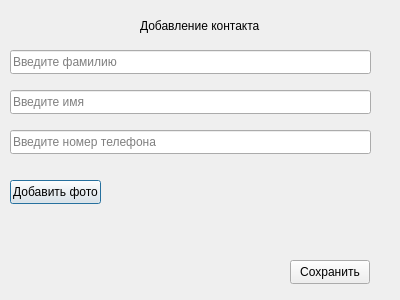
<?xml version="1.0" encoding="UTF-8"?>
<ui version="4.0">
 <class>AddContactDialog</class>
 <widget class="QDialog" name="AddContactDialog">
  <property name="geometry">
   <rect>
    <x>0</x>
    <y>0</y>
    <width>400</width>
    <height>300</height>
   </rect>
  </property>
  <property name="windowTitle">
   <string/>
  </property>
  <widget class="QLineEdit" name="telephoneLineEdit">
   <property name="geometry">
    <rect>
     <x>10</x>
     <y>130</y>
     <width>361</width>
     <height>24</height>
    </rect>
   </property>
   <property name="placeholderText">
    <string>Введите номер телефона</string>
   </property>
  </widget>
  <widget class="QPushButton" name="addPhotoButton">
   <property name="geometry">
    <rect>
     <x>10</x>
     <y>180</y>
     <width>91</width>
     <height>24</height>
    </rect>
   </property>
   <property name="text">
    <string>Добавить фото</string>
   </property>
  </widget>
  <widget class="QPushButton" name="saveButton">
   <property name="geometry">
    <rect>
     <x>290</x>
     <y>260</y>
     <width>80</width>
     <height>24</height>
    </rect>
   </property>
   <property name="text">
    <string>Сохранить</string>
   </property>
  </widget>
  <widget class="QLabel" name="text">
   <property name="geometry">
    <rect>
     <x>140</x>
     <y>10</y>
     <width>131</width>
     <height>31</height>
    </rect>
   </property>
   <property name="text">
    <string>Добавление контакта</string>
   </property>
   <property name="textFormat">
    <enum>Qt::PlainText</enum>
   </property>
  </widget>
  <widget class="QLineEdit" name="lastNameLineEdit">
   <property name="geometry">
    <rect>
     <x>10</x>
     <y>50</y>
     <width>361</width>
     <height>24</height>
    </rect>
   </property>
   <property name="placeholderText">
    <string>Введите фамилию</string>
   </property>
  </widget>
  <widget class="QLineEdit" name="firstNameLineEdit">
   <property name="geometry">
    <rect>
     <x>10</x>
     <y>90</y>
     <width>361</width>
     <height>24</height>
    </rect>
   </property>
   <property name="placeholderText">
    <string>Введите имя</string>
   </property>
  </widget>
 </widget>
 <resources/>
 <connections/>
</ui>
